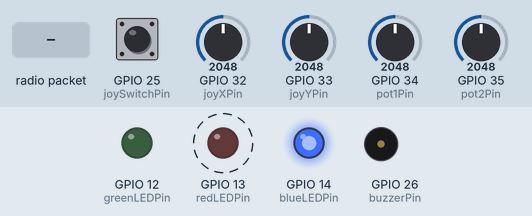
The sketch below on a simulated ESP32. Shown: output pins drawn as LEDs (lit = HIGH), buzzer (waves = sounding, pin HIGH). Dashed ring = blinking. Inputs (shaded band) come from the test bench; at power-on: GPIO 25 (joySwitchPin) HIGH, GPIO 32 (joyXPin) = 2048, GPIO 33 (joyYPin) = 2048, GPIO 34 (pot1Pin) = 2048, GPIO 35 (pot2Pin) = 2048. No radio packets arrive unless stated; what the sketch prints to the serial monitor is not drawn.

Above: at 1.2 s.
1.3 s: radio packet "1" arrives
Timing chart, 0 to 10.3 s (numbered marks = the images above; inputs shaded):
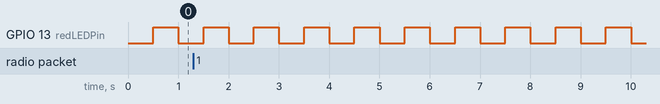

The sketch:

controller.ino
```cpp
#include <LoRa.h>

/* -------------------------------- PINS ----------------------------------- */
const int pot1Pin = 34;       // Speed potentiometer (Analog)
const int pot2Pin = 35;       // Sensitivity potentiometer (Analog)
const int joyXPin = 32;       // Joystick X-axis (Forward/Backward)
const int joyYPin = 33;       // Joystick Y-axis (Left/Right)
const int joySwitchPin = 25;  // Joystick switch (drop marker)
const int buzzerPin = 26;     // Buzzer
const int redLEDPin = 13;     // Red LED (beacon activity)
const int greenLEDPin = 12;   // Green LED
const int blueLEDPin = 14;    // Blue LED (power-on)

/* ------------------------------ LoRa pins -------------------------------- */
#define LORA_NSS  5
#define LORA_RST  4
#define LORA_DIO0 16

/* ------------------------------ CONSTANTS -------------------------------- */
#define POT1_MAX 20           // speed pot scale 0..20
#define POT2_MAX 25           // sensitivity pot scale 0..25
#define LOOP_MS 50            // sensor sampling period
#define TX_THROTTLE_MS 100    // minimum gap between LoRa transmissions
#define BEACON_MS 1000        // HMI beacon period
#define LED_BLINK_MS 500      // activity LED blink period

/* ------------------------------ VARIABLES -------------------------------- */
int pot1Value = 0;
int pot2Value = 0;
int joyXValue = 0;
int joyYValue = 0;
char joystick = '0';
volatile bool joySwitchPressed = false;
bool pot1Changed = false;
bool pot2Changed = false;

unsigned long readTime = 0;
unsigned long sendTime = 0;
unsigned long beaconTime = 0;
unsigned long ledTime = 0;
unsigned long lastJoyDebounce = 0;
bool ledState = false;
String serialLine = "";

/* ---------------------------- INTERRUPT ---------------------------------- */
// Pull-up input + button to GND -> press produces a FALLING edge.
void IRAM_ATTR handleJoySwitch() {
  if (millis() - lastJoyDebounce > 50) {
    joySwitchPressed = true;
    lastJoyDebounce = millis();
  }
}

/* ------------------------------ READING ---------------------------------- */
void readSensor() {
  joyXValue = analogRead(joyXPin);
  joyYValue = analogRead(joyYPin);

  char temp = '0';
  if (joyXValue > 3000) {
    temp = 'F';
  } else if (joyXValue < 1000) {
    temp = 'B';
  } else if (joyYValue > 3000) {
    temp = 'R';
  } else if (joyYValue < 1000) {
    temp = 'L';
  }
  joystick = temp;

  int t1 = map(analogRead(pot1Pin), 0, 4096, 0, POT1_MAX);
  if (t1 != pot1Value) {
    pot1Value = t1;
    pot1Changed = true;
  }

  int t2 = map(analogRead(pot2Pin), 0, 4096, 0, POT2_MAX);
  if (t2 != pot2Value) {
    pot2Value = t2;
    pot2Changed = true;
  }
}

/* ------------------------------ LoRa SEND -------------------------------- */
void sendLoRa(const String &msg) {
  LoRa.beginPacket();
  LoRa.print(msg);
  LoRa.endPacket();
}

/* -------------------------------- SETUP ---------------------------------- */
void setup() {
  Serial.begin(115200);

  LoRa.setPins(LORA_NSS, LORA_RST, LORA_DIO0);
  if (!LoRa.begin(433E6)) {
    Serial.println("LoRa init failed!");
    while (1);
  }
  Serial.println("LoRa Initialized");

  pinMode(pot1Pin, INPUT);
  pinMode(pot2Pin, INPUT);
  pinMode(joyXPin, INPUT);
  pinMode(joyYPin, INPUT);

  pinMode(joySwitchPin, INPUT_PULLUP);
  attachInterrupt(digitalPinToInterrupt(joySwitchPin), handleJoySwitch, FALLING);

  pinMode(buzzerPin, OUTPUT);
  pinMode(redLEDPin, OUTPUT);
  pinMode(greenLEDPin, OUTPUT);
  pinMode(blueLEDPin, OUTPUT);

  digitalWrite(redLEDPin, LOW);
  digitalWrite(greenLEDPin, LOW);
  digitalWrite(blueLEDPin, HIGH);

  readTime = millis();
  sendTime = millis();
  beaconTime = millis();

  // Force an initial sync: the first loop iteration transmits the current pot
  // positions, even when they are zero (change detection would miss them).
  pot1Changed = true;
  pot2Changed = true;
}

/* -------------------------------- LOOP ----------------------------------- */
void loop() {
  /* 1) Rover -> PC: relay every incoming LoRa packet to USB serial */
  int packetSize = LoRa.parsePacket();
  if (packetSize) {
    String packet = "";
    while (LoRa.available()) {
      packet += (char)LoRa.read();
    }
    Serial.println(packet);
  }

  /* 2) PC -> Rover: relay complete serial lines over LoRa
        (START / STOP / BOUNDS=... / custom drop commands) */
  while (Serial.available()) {
    char c = (char)Serial.read();
    if (c == '\n') {
      if (serialLine.length() > 0) {
        sendLoRa(serialLine);
      }
      serialLine = "";
    } else if (serialLine.length() < 120) {
      serialLine += c;
    }
  }

  /* 3) Sample sticks / pots at 50 ms */
  if (millis() - readTime >= LOOP_MS) {
    readSensor();
    readTime = millis();
  }

  /* 4) Transmit pending control commands (at most one per 100 ms) */
  if (millis() - sendTime >= TX_THROTTLE_MS) {
    if (joystick != '0') {
      sendLoRa(String(joystick));
      joystick = '0';
      sendTime = millis();
    } else if (pot1Changed) {
      sendLoRa("g" + String(pot1Value));
      pot1Changed = false;
      sendTime = millis();
    } else if (pot2Changed) {
      // inverted before sending: rover turns this into the threshold,
      // so turning the knob UP means MORE sensitive
      sendLoRa("s" + String(POT2_MAX - pot2Value));
      pot2Changed = false;
      sendTime = millis();
    } else if (joySwitchPressed) {
      sendLoRa("d");
      joySwitchPressed = false;
      sendTime = millis();
    }
  }

  /* 5) 1 Hz HMI beacon: <speed,sensitivity> in percent */
  if (millis() - beaconTime >= BEACON_MS) {
    String beacon = "<" + String(pot1Value * (100 / POT1_MAX)) + "," +
                    String(pot2Value * (100 / POT2_MAX)) + ">";
    Serial.println(beacon);
    beaconTime = millis();
  }

  /* 6) Activity LED blink */
  if (millis() - ledTime >= LED_BLINK_MS) {
    ledState = !ledState;
    digitalWrite(redLEDPin, ledState);
    ledTime = millis();
  }
}
```

Measured:
- by itself, GPIO 13 (redLEDPin): alternates HIGH for 0.50 s and LOW for 0.50 s
